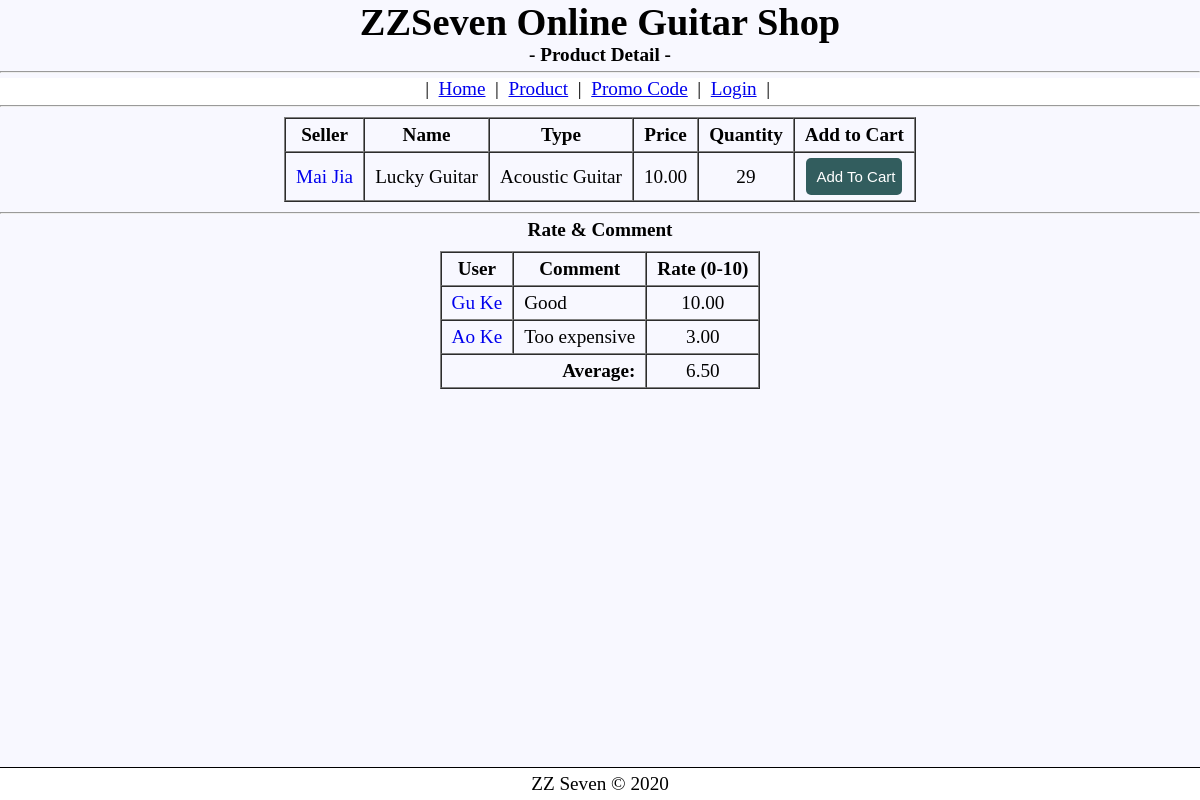
/productDetail.php?productName=Lucky Guitar, run on the app's committed database.
### tables this page shows
CREATE TABLE user (
    id INT AUTO_INCREMENT NOT NULL PRIMARY KEY,
    name VARCHAR(64),
    password VARCHAR(64),
    email VARCHAR(64),
    type TINYINT
);

CREATE TABLE inventory (
    id INT AUTO_INCREMENT NOT NULL PRIMARY KEY,
    idSeller INT,
    name VARCHAR(128),
    type TINYINT,
    price DECIMAL(8,2),
    quantityTotal SMALLINT,
    quantityLeft SMALLINT
);

CREATE TABLE inventorytype (
    id INT AUTO_INCREMENT NOT NULL PRIMARY KEY,
    name VARCHAR(64),
    commission DECIMAL(4,2)
);

CREATE TABLE rate (
    id INT AUTO_INCREMENT NOT NULL PRIMARY KEY,
    idCustomer INT,
    idInventory INT,
    rate DECIMAL(4,2),
    comment VARCHAR(256)
);

### productDetail.php (the view, shortened to what this page needs)
<?php
    require_once('output_f.php');
    html_header('Product Detail');
    (isset($_SESSION['user']))? menu(): menu0();
    if(isset($_GET['productName'])){
        $pn = addslashes($_GET['productName']);
        $rspid = $conn->query("SELECT inventory.id, inventory.name, inventorytype.name, inventory.price, inventory.quantityLeft, inventory.idSeller FROM inventory JOIN inventorytype ON inventorytype.id = inventory.type WHERE inventory.name = '$pn'");
        $pid = $rspid->fetch_array(MYSQLI_NUM);
        $rsRate = $conn->query("SELECT user.name, rate.comment, rate.rate FROM rate JOIN user ON user.id = rate.idCustomer WHERE idInventory = $pid[0]");
        $rsSeller = $conn->query("SELECT name FROM user WHERE id = $pid[5]");
        $seller = $rsSeller->fetch_assoc();
?>
    <table id="vp" border="1" cellspacing="0">
        <tr>
            <th>Seller</th>
            <th>Name</th>
            <th>Type</th>
            <th>Price</th>
            <th>Quantity</th>
            <th>Add to Cart</th>
        </tr>
        <tr style="text-align: center">
            <td><a style="text-decoration: none" href="chat.php?name=<?= $seller['name'] ?>"><?= $seller['name'] ?></a></td>
            <td><?= $pid[1] ?></td>
            <td><?= $pid[2] ?></td>
            <td><?= $pid[3] ?></td>
            <td><?= $pid[4] ?></td>
            <td>
                <form action="product.php" method="POST">
                    <input class="btn" type="submit" name="addc" value="Add To Cart">
                </form>
            </td>
        </tr>
    </table>
    <hr><p style="text-align: center; font-weight: bold;">Rate & Comment</p>
    <table id="vp" border="1" cellspacing="0">
        <tr>
            <th style="text-align: center">User</th>
            <th style="text-align: center">Comment</th>
            <th style="text-align: center">Rate (0-10)</th>
        </tr>
<?php
        $totalRate = 0;
        for ($i = 0; $i < $rsRate->num_rows; $i++) {
            echo '<tr>';
            $rc = $rsRate->fetch_array(MYSQLI_NUM);
            $totalRate += $rc[2];
            for ($j=0; $j < count($rc); $j++) {
                if($j == 0) echo '<td><a style="text-decoration:none" href="chat.php?name=' . $rc[$j] . '">' . $rc[$j] . '</a></td>';
                elseif($j == 2) echo '<td style="text-align: center">' . $rc[$j] . '</td>';
                else echo '<td>' . $rc[$j] . '</td>';
            }
            echo '</tr>';
        }
        if($rsRate->num_rows > 0) echo '<tr><td style="text-align: right; font-weight: bold;" colspan="2">Average: </td><td style="text-align: center">' . sprintf("%.2f", $totalRate/($rsRate->num_rows)) . '</td></tr>';
        else echo '<tr><td colspan="3" style="text-align: center;">No comment yet</td></tr>';
?>
    </table>
<?php
    } else header('Location:product.php');
    html_footer();
?>

### output_f.php (shortened to what this page needs)
<?php
    function html_header($title) {
?>
<!DOCTYPE html>
<html lang="en">
<head>
    <link rel="stylesheet" href="style.css">
</head>
<body>
    <h1 style="text-align: center;">ZZSeven Online Guitar Shop</h1>
    <h4 style="text-align: center;">- <?= $title; ?> -</h4>
    <hr />
<?php
    }
?>
<?php
    function menu0(){
?>
    <nav style="text-align: center;">
        |&nbsp;&nbsp;<a href="index.php">Home</a> &nbsp;|&nbsp;
        <a href="product.php">Product</a> &nbsp;|&nbsp;
        <a href="promo.php">Promo Code</a> &nbsp;|&nbsp;
        <a href="login.php">Login</a> &nbsp;|&nbsp;
        <hr>
    </nav>
<?php
    }
?>
<?php
    function html_footer(){
?>
    <br><br><br>
    <footer>
        <p>ZZ Seven &copy; 2020</p>
    </footer>
</body>
</html>
<?php
    }
?>

### style.css (style rules this page uses)
* { margin: 0px; padding: 0px; }
body { font-size: 120%; background: #F8F8FF; }
.btn { padding: 10px; font-size: 15px; color: white; background: #325d5e; border: none; border-radius: 5px; width: 96.5%; cursor: pointer; }
hr { margin: 5px auto; }
#vp { margin: 10px auto; }
#vp tr td, th { padding: 5px 10px; }
nav { background-color: white; position: sticky; top: 0; }
footer { position: fixed; bottom: 0; width: 100%; text-align: center; border-top: 1px solid black; background-color: white; clear: both; }
footer p { padding: 5px; }

### data on the page
user: name "Mai Jia"
inventory: name "Lucky Guitar", inventorytype.name "Acoustic Guitar", price "10.00", quantityLeft "29", $totalRate/($rsRate->num_rows) "6.50"
user: name "Gu Ke"
rate: comment "Good", rate "10.00"
user: name "Ao Ke"
rate: comment "Too expensive", rate "3.00"

### other printed values
$title "Product Detail"
